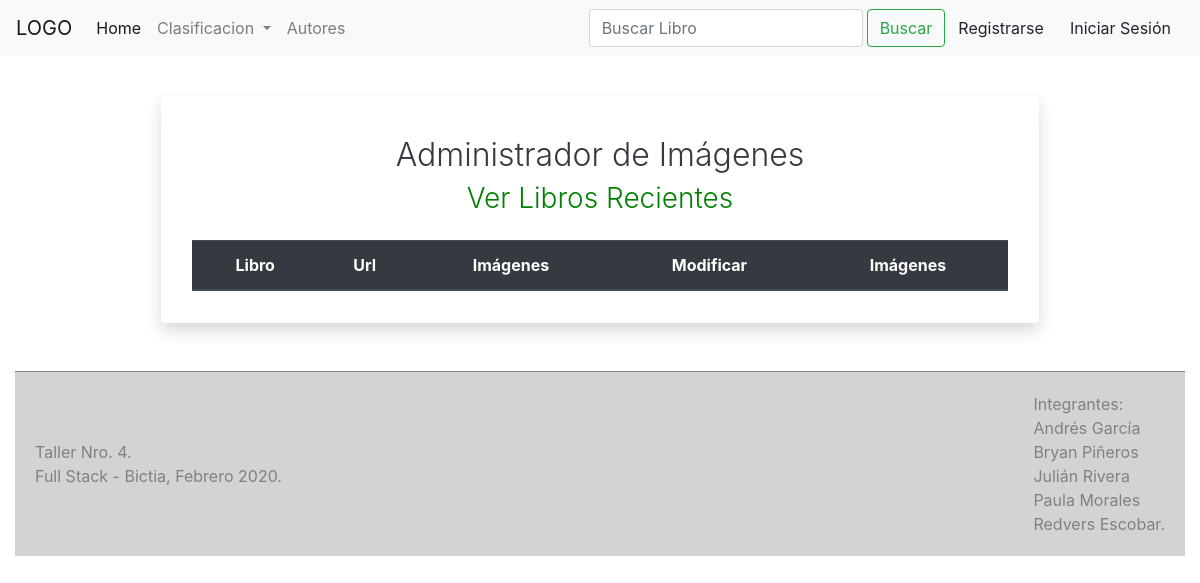
Before: /moduloImagenes/index.php with the older database file.
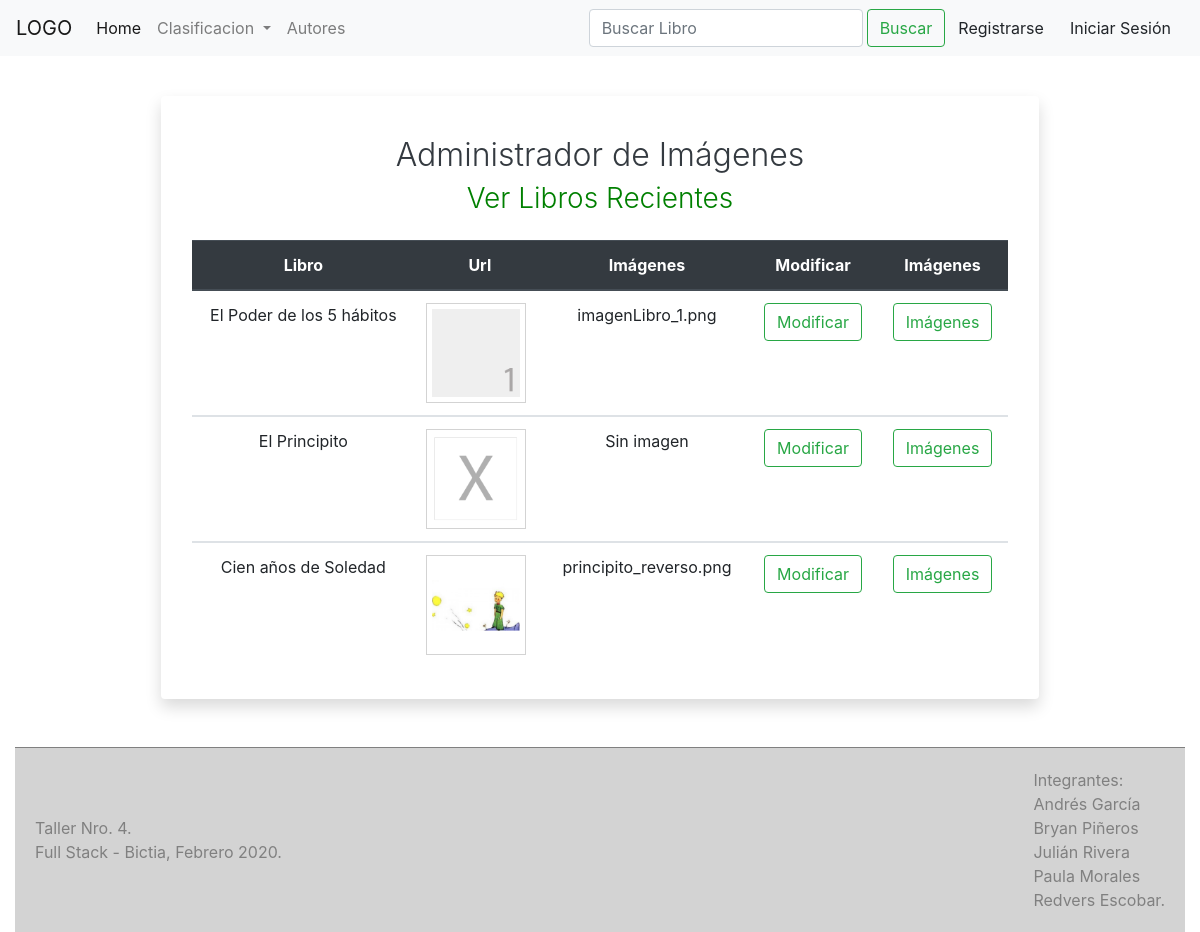
After: the same page with the newer database file.
### tables this page shows
CREATE TABLE `libros` (
  `idLibro` int(11) NOT NULL,
  `nombreLibro` varchar(100) NOT NULL,
  `descripcion` text NOT NULL,
  `fechaPublicacion` datetime NOT NULL,
  `precio` decimal(10,0) NOT NULL,
  `estado` int(11) NOT NULL,
  `idEditorial` int(11) NOT NULL,
  `idAutor` int(11) NOT NULL,
  `idCategoria` int(11) NOT NULL
);

CREATE TABLE `imagenes` (
  `idImagen` int(11) NOT NULL,
  `nombreImagen` varchar(100) NOT NULL,
  `urlImagen` varchar(100) NOT NULL,
  `estado` tinyint(1) NOT NULL,
  `orden` int(11) NOT NULL,
  `idLibro` int(11) NOT NULL
);

### Conn/Database.php (called while the page is built, shortened)
<?php
class Databse{
  public $host = 'localhost';
  public $user = 'root';
  public $pass = '';
  public $db = 'proyectolibreria';
  function __construct()
  {
    $this->conn = $this->connectToDatabase();
    return $this->conn;
  }
  function connectToDatabase(){
    $conn = mysqli_connect($this->host, $this->user, $this->pass, $this->db);
    return $conn;
  }
}

### moduloImagenes/claseImagen.php (called while the page is built, shortened)
<?php
include_once(PATH . '/Conn/Database.php');
class Imagen
{
    public $conn;
    function __construct()
    {
        $db = new Databse();
        $this->conn =  $db->__construct();
    }
    function obtenerPrimeraImagen($idLibro)
    {
        $sql = "SELECT * FROM imagenes WHERE idLibro=$idLibro AND estado =1 ORDER BY estado DESC, orden ASC LIMIT 1";
        return mysqli_fetch_object(mysqli_query($this->conn, $sql));
    }
}
class Libro
{
    public $conn;
    function __construct()
    {
        $db = new Databse();
        $this->conn =  $db->__construct();
    }
    function obtenerLibrosRecientes()
    {
        $sql = "SELECT * FROM libros ORDER BY idLibro DESC LIMIT 5";
        return mysqli_query($this->conn, $sql);
    }
}

### moduloImagenes/verLibrosRecientes.php (the view, shortened to what this page needs)
<?php
    include('claseImagen.php');
    $imagen = new Imagen();
    $libro = new Libro();
    $librosRecientes = $libro->obtenerLibrosRecientes();
    ?>
<div class="container w-75 p-3 shadow p-3 mb-5 bg-white rounded text-dark">
        <div class="form-group pt-4">
            <h2 class="text-center font-weight-light">Administrador de Imágenes</h2>
            <h3 class="text-center font-weight-light texto_verde">Ver Libros Recientes</h3>
        </div>
      <div class="container">
            <table class="table mt-4 tablaImagenes">
                <thead class="thead-dark text-center">
                    <tr>
                        <th scope="col">Libro</th>
                        <th scope="col">Url</th>
                        <th scope="col">Imágenes</th>
                        <th scope="col">Modificar</th>
                        <th scope="col">Imágenes</th>
                    </tr>
                </thead>
        <?php
        while ($recorridoLibro = mysqli_fetch_object($librosRecientes)) {
          echo "<tbody>";
          echo "<tr class='text-center'>";
          echo "<td> $recorridoLibro->nombreLibro </td>";
              $idLibro = $recorridoLibro->idLibro;
              $primeraImagenLibro = $imagen->obtenerPrimeraImagen($idLibro);
                if($primeraImagenLibro==null){
                  echo "<td> <img src='$imagen->root/moduloImagenes/imagenesLibros/imagenNoEncontrada.png' class='d-block' alt='Imagen no encontrada' width='100px'/></td>";
                  echo "<td> Sin imagen</td>";
                }
                else{
                  echo "<td> <img src='$imagen->root/moduloImagenes/imagenesLibros/$primeraImagenLibro->urlImagen' class='d-block' alt='$primeraImagenLibro->nombreImagen' width='100px'/></td>";
                  echo "<td> $primeraImagenLibro->urlImagen</td>";
                }
          echo "<td> <a href='modificarLibro.php?id=$recorridoLibro->idLibro' class='btn btn-outline-success'>Modificar</a></td>" ;
          echo "<td> <a href='?idLibro=$recorridoLibro->idLibro' class='btn btn-outline-success'>Imágenes</a></td>" ;
          echo "</tr>";
          echo "</tbody>";
        } ?>
      </table>
    </div>

Changed rows visible on the page:
added libros: nombreLibro "El Poder de los 5 hábitos", imagenes.urlImagen (picture), imagenes.urlImagen "imagenLibro_1.png"
added libros: nombreLibro "El Principito"
added libros: nombreLibro "Cien años de Soledad", imagenes.urlImagen (picture), imagenes.urlImagen "principito_reverso.png"
